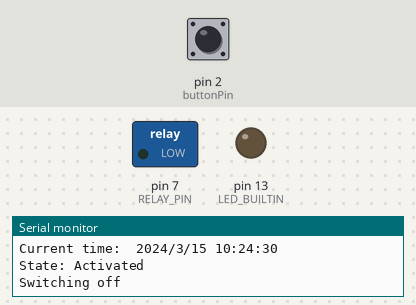
The sketch below on a simulated Arduino Nano, built with avr-gcc and run on an emulated ATmega328P. Parts: switched loads named in the sketch (green lamp = pin HIGH), output pins drawn as LEDs (lit = HIGH), the last lines printed to the serial monitor. The inputs (shaded band) are chosen by the test bench; at power-on: pin 2 (buttonPin) HIGH. The local clock reads 2024-03-15 10:24:30 at power-on unless the sketch sets it.

Above: at 1.2 s.
1.3 s: pin 2 (buttonPin) pulled LOW for 0.15 s
At 1.38 s:
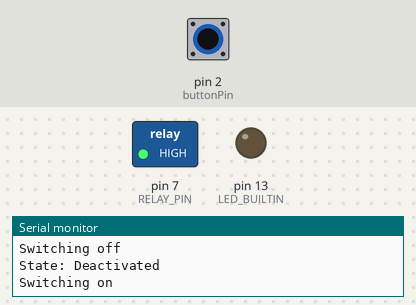
2.9 s: pin 2 (buttonPin) pulled LOW for 3.2 s
At 7.1 s:
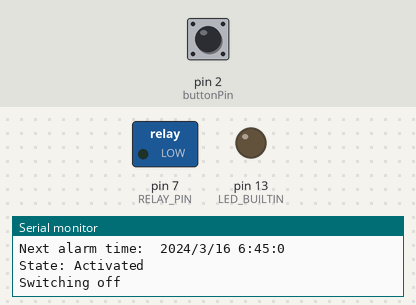
Timing chart, 0 to 8.6 s (numbered marks = the images above; inputs shaded):
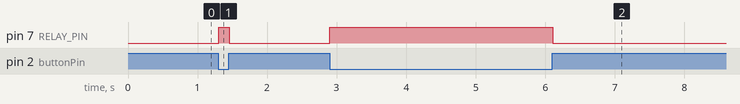

The sketch:

Arduino-Alarm-Clock-Strobe-Light.ino
```cpp
#include "RTClib.h"

// Use a transistor instead of the giant ass relay shield. Also switch to arduino nano?

RTC_PCF8523 rtc;

// ToDo: Make these preprocessor variables
int alarmHour = 6;            // Hour in the day to alarm
int alarmMinute = 45;         // Minute in the day to alarm
int snoozeLength = 5;         // Minutes to snooze for
int alarmLength = 15;         // Minutes to alarm for
int fullAlarmTime = 90;       // Run through snoozes and alarms and shit for an this many minutes
bool snoozeEnabled = true;    // Enables or disables the snooze. If snooze is off it'll run untill the fullAlarmTime minutes is over

int RELAY_PIN = 7;
int inputPin = 8;
int buttonPin = 2;

bool led_on = false;
long target_time;

DateTime alarmDate (2021, 9, 11, alarmHour, alarmMinute, 0); //Set time here. Date doesn't matter, only the time.
DateTime alarmEnd;


bool alarmDeactivated = false;

bool firstAlarm = true;
bool firstDeactivate = true;
bool firstActivate = true;
bool firstSnooze = true;

DateTime alarmStart;
DateTime fullAlarmEnd;

bool blinking = false;

DateTime nextAlarmDatetime;

enum State {
  Activated,
  Deactivated,
  Alarming,
  Snoozing
};

State currentState;

void showDate(const char* txt, const DateTime& dt) {
  Serial.print(txt);
  Serial.print(' ');
  Serial.print(dt.year(), DEC);
  Serial.print('/');
  Serial.print(dt.month(), DEC);
  Serial.print('/');
  Serial.print(dt.day(), DEC);
  Serial.print(' ');
  Serial.print(dt.hour(), DEC);
  Serial.print(':');
  Serial.print(dt.minute(), DEC);
  Serial.print(':');
  Serial.print(dt.second(), DEC);

  //  Serial.print(" = ");
  //  Serial.print(dt.unixtime());
  //  Serial.print("s / ");
  //  Serial.print(dt.unixtime() / 86400L);
  //  Serial.print("d since 1970");

  Serial.println();
}

void setLight(bool on) {
  if (on) {
    digitalWrite(RELAY_PIN, HIGH);
    Serial.println("Switching on");
  } else {
    digitalWrite(RELAY_PIN, LOW);
    Serial.println("Switching off");
  }
  Serial.flush();
}

bool buttonPressed() {
  return !digitalRead(buttonPin);
}

DateTime getNextAlarmTime() {
  DateTime currentDt = rtc.now();
  int currentHour = currentDt.hour();
  int currentMinute = currentDt.minute();
  int currentSecond = currentDt.second();

  int alarmHour = alarmDate.hour();
  int alarmMinute = alarmDate.minute();

  if (currentHour > alarmHour || (currentHour == alarmHour && currentMinute > alarmMinute)) {
    DateTime tomorrow (currentDt + TimeSpan(1, 0, 0, 0));
    DateTime nextAlarmDate = DateTime(tomorrow.year(), tomorrow.month(), tomorrow.day(), alarmHour, alarmMinute, 0);
    return nextAlarmDate;
  } else if (currentHour <= alarmHour) {
    DateTime nextAlarmDate;
    if (currentMinute >= alarmMinute && currentHour == alarmHour) {
      nextAlarmDate = currentDt + TimeSpan(1, 0, 0, 0);
    } else {
      nextAlarmDate = DateTime(currentDt.year(), currentDt.month(), currentDt.day(), alarmHour, alarmMinute, 0);
    }
    return nextAlarmDate;
  }
}

bool check(const DateTime& d1, const DateTime& d2) {
  return d1.day() == d2.day() && d1.hour() == d2.hour() && d1.minute() == d2.minute();
}

void setup() {
  Serial.begin(57600);

#ifndef ESP8266
  while (!Serial);
#endif

  if (!rtc.begin()) {
    Serial.println("Couldn't find RTC");
    Serial.flush();
    abort();
  }

  if (!rtc.initialized() || rtc.lostPower()) {
    Serial.println("RTC is NOT initialized, let's set the time!");
    rtc.adjust(DateTime(F(__DATE__), F(__TIME__)));
  }
//  rtc.adjust(DateTime(F(__DATE__), F(__TIME__)));

  rtc.start();

  pinMode(LED_BUILTIN, OUTPUT);
  pinMode(RELAY_PIN, OUTPUT);
  pinMode(buttonPin, INPUT_PULLUP);

  nextAlarmDatetime = getNextAlarmTime();

  Serial.println("Next alarm time:");
  showDate("Alarm Date:", nextAlarmDatetime);

  currentState = Activated;

  alarmEnd = (nextAlarmDatetime + TimeSpan(360, 0, 0, 0));

  showDate("Current time: ", rtc.now());
}

//DateTime alarmStart;

void loop() {
  DateTime now(rtc.now());

  switch (currentState) {
    case Activated:
      blinking = false;
      firstDeactivate = true;
      firstAlarm = true;
      firstSnooze = true;

      if (firstActivate) {
        Serial.println("State: Activated");
        setLight(false);
        firstActivate = false;
      }

      if (check(nextAlarmDatetime, now)) {
        Serial.println("Conditions met");
        currentState = Alarming;
      }

      if (buttonPressed()) {
        currentState = Deactivated;
      }
      break;
    case Deactivated: // The original concept was if the alarm time runs out like if it ran for like 25 minutes and that time ended then it would go into deactivated
      blinking = false;
      firstActivate = true;
      firstAlarm = true;
      firstSnooze = true;

      if (!buttonPressed()) {
        nextAlarmDatetime = getNextAlarmTime();
        showDate("Current time: ", now);
        showDate("Next alarm time: ", nextAlarmDatetime);
        currentState = Activated;
      }

      if (firstDeactivate) {
        Serial.println("State: Deactivated");
        setLight(true);
        firstDeactivate = false;
      }
      break;
    case Alarming:
      firstActivate = true;
      firstDeactivate = true;
      firstSnooze = true;

      if (firstAlarm) {
        Serial.println("State: Alarming");
        alarmEnd = (now + TimeSpan(0, 0, alarmLength, 0));
        showDate("Alarm end: ", alarmEnd);
        blinking = true;
        firstAlarm = false;
      }

      if (alarmEnd < now) {
        Serial.println("Alarm ended");
        if (snoozeEnabled) {
          currentState = Snoozing;
        } else {
          currentState = Deactivated;
        }
      }

      if ((nextAlarmDatetime + TimeSpan(0, 0, fullAlarmTime, 0) < now)) {
      currentState = Deactivated;
    }

    if (buttonPressed()) {
      Serial.println("Button pressed");
        currentState = Deactivated;
      }
      break;
    case Snoozing:
        blinking = false;
                   firstActivate = true;
                   firstDeactivate = true;
                   firstAlarm = true;

        if (firstSnooze) {
        Serial.println("State: Snoozing");
          alarmStart = (now + TimeSpan(0, 0, snoozeLength, 0));
          showDate("Alarm starts again at: ", alarmStart);
          setLight(false);
          firstSnooze = false;
        }

      if ((nextAlarmDatetime + TimeSpan(0, 0, fullAlarmTime, 0) < now)) {
      currentState = Deactivated;
    }

    if (buttonPressed()) {
      currentState = Deactivated;
    }

    if (alarmStart < now) {
      Serial.println("Snooze over");
        currentState = Alarming;
      }

      break;
  }

  if (blinking) {
    if (millis() >= target_time) {
      led_on = !led_on;
      setLight(led_on);
      target_time = millis() + 200;
    }
  }
}
```

Measured:
- after the input at 1.3 s, pin 7 (RELAY_PIN): LOW → HIGH at once, → LOW 0.15 s later
- after the input at 2.9 s, pin 7 (RELAY_PIN): LOW → HIGH at once, → LOW 3.2 s later
